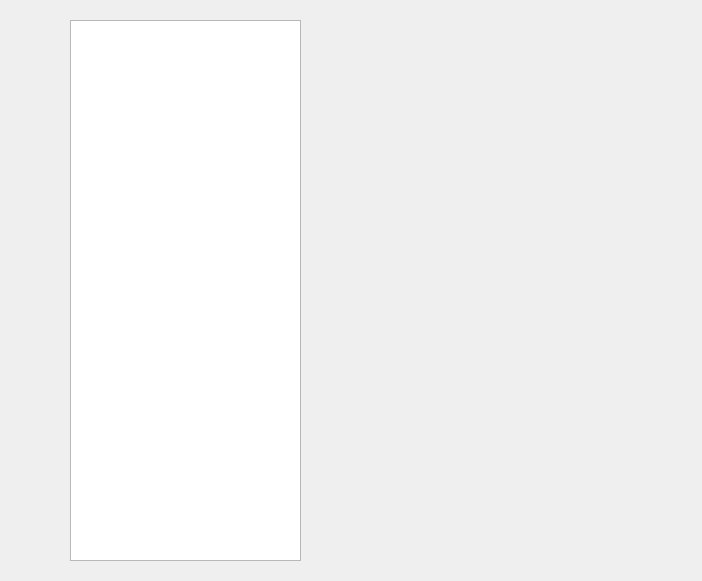
<?xml version="1.0" encoding="UTF-8"?>
<ui version="4.0">
 <class>myTableview</class>
 <widget class="QWidget" name="myTableview">
  <property name="geometry">
   <rect>
    <x>0</x>
    <y>0</y>
    <width>702</width>
    <height>581</height>
   </rect>
  </property>
  <property name="windowTitle">
   <string>Form</string>
  </property>
  <widget class="QTableView" name="tableView">
   <property name="geometry">
    <rect>
     <x>70</x>
     <y>20</y>
     <width>231</width>
     <height>541</height>
    </rect>
   </property>
  </widget>
 </widget>
 <resources/>
 <connections/>
</ui>
